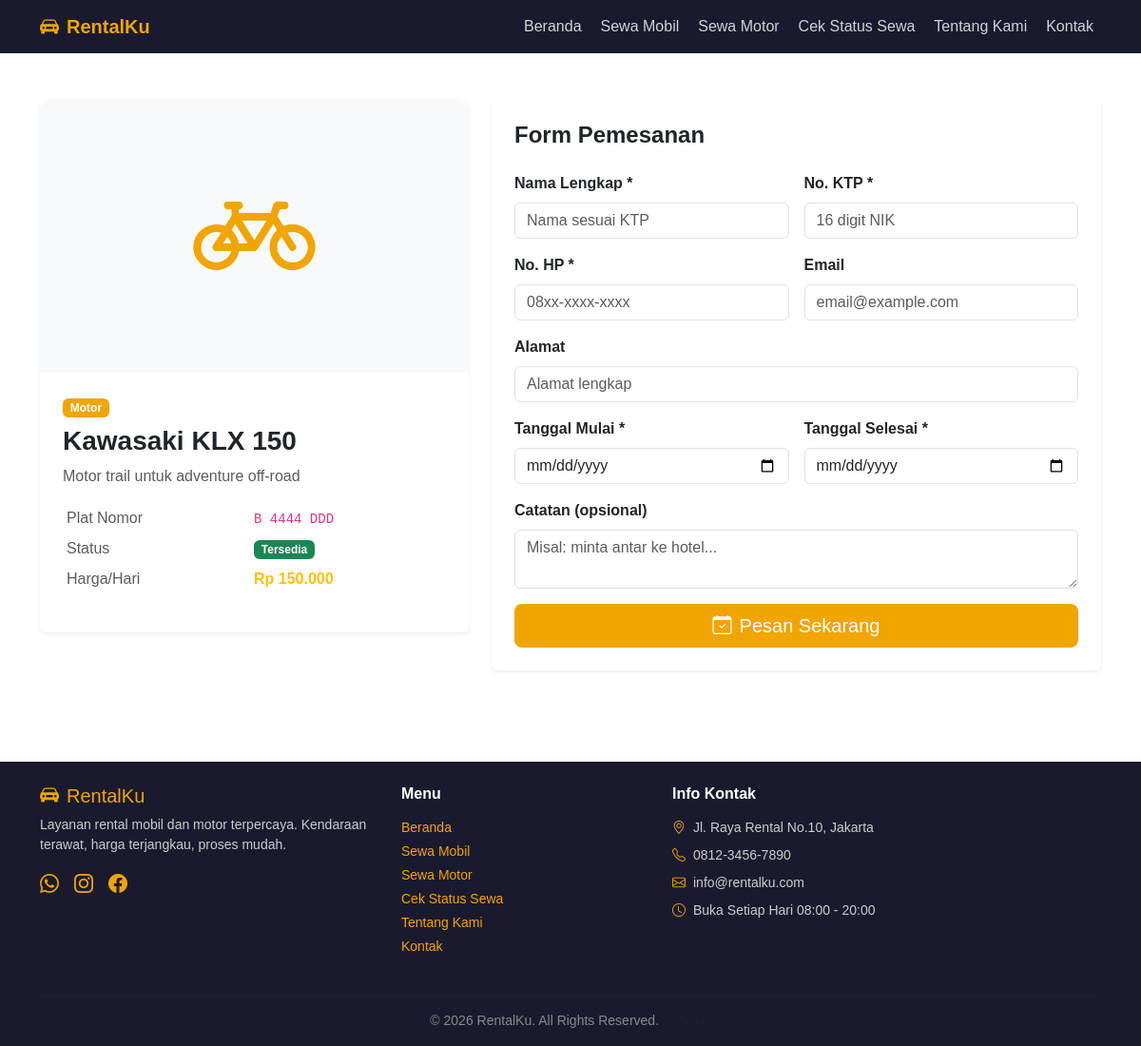
Screenshot of /frontend/detail.php?id=8 with the database file from the repository.
### tables this page shows
CREATE TABLE IF NOT EXISTS kendaraan (
    id INT AUTO_INCREMENT PRIMARY KEY,
    kategori_id INT,
    nama VARCHAR(100) NOT NULL,
    plat VARCHAR(20) NOT NULL,
    harga_per_hari DECIMAL(10,2) NOT NULL,
    stok INT DEFAULT 1,
    deskripsi TEXT,
    gambar VARCHAR(255) DEFAULT 'default.jpg',
    status ENUM('tersedia', 'disewa', 'maintenance') DEFAULT 'tersedia',
    created_at TIMESTAMP DEFAULT CURRENT_TIMESTAMP,
    FOREIGN KEY (kategori_id) REFERENCES kategori(id) ON DELETE SET NULL
);

CREATE TABLE IF NOT EXISTS kategori (
    id INT AUTO_INCREMENT PRIMARY KEY,
    nama VARCHAR(50) NOT NULL,
    deskripsi TEXT,
    created_at TIMESTAMP DEFAULT CURRENT_TIMESTAMP
);

### frontend/detail.php (the view, shortened to what this page needs)
<?php
require_once 'includes/db.php';
$id = isset($_GET['id']) ? (int)$_GET['id'] : 0;
$kendaraan = $conn->query("
    SELECT k.*, kt.nama as nama_kategori
    FROM kendaraan k
    LEFT JOIN kategori kt ON k.kategori_id = kt.id
    WHERE k.id = $id
")->fetch_assoc();
?>
<?php include 'includes/header.php'; ?>
<div class="container py-5">
    <div class="row g-4">
        <div class="col-md-5">
            <div class="card border-0 shadow-sm">
                <div class="text-center py-5" style="background:#f8f9fa; border-radius:12px 12px 0 0;">
                    <?php $icon = ($kendaraan['nama_kategori']=='Mobil') ? 'bi-car-front-fill' : 'bi-bicycle'; ?>
                    <i class="bi <?= $icon ?>" style="font-size:8rem; color:#f0a500;"></i>
                </div>
                <div class="card-body p-4">
                    <span class="badge mb-2" style="background:#f0a500;"><?= $kendaraan['nama_kategori'] ?></span>
                    <h3 class="fw-bold"><?= htmlspecialchars($kendaraan['nama']) ?></h3>
                    <p class="text-muted"><?= htmlspecialchars($kendaraan['deskripsi']) ?></p>
                    <table class="table table-borderless table-sm">
                        <tr><td class="text-muted">Plat Nomor</td><td><code><?= $kendaraan['plat'] ?></code></td></tr>
                        <tr><td class="text-muted">Status</td><td><span class="badge bg-success"><?= ucfirst($kendaraan['status']) ?></span></td></tr>
                        <tr><td class="text-muted">Harga/Hari</td><td class="fw-bold text-warning">Rp <?= number_format($kendaraan['harga_per_hari'], 0, ',', '.') ?></td></tr>
                    </table>
                </div>
            </div>
        </div>
        <div class="col-md-7">
            <div class="card border-0 shadow-sm p-4">
                <h4 class="fw-bold mb-4">Form Pemesanan</h4>
                <form method="POST">
                    <div class="row g-3">
                        <div class="col-md-6">
                            <label class="form-label fw-semibold">Nama Lengkap *</label>
                            <input type="text" name="nama" class="form-control" required placeholder="Nama sesuai KTP">
                        </div>
                        <div class="col-md-6">
                            <label class="form-label fw-semibold">No. KTP *</label>
                            <input type="text" name="no_ktp" class="form-control" required placeholder="16 digit NIK">
                        </div>
                        <div class="col-md-6">
                            <label class="form-label fw-semibold">No. HP *</label>
                            <input type="text" name="no_hp" class="form-control" required placeholder="08xx-xxxx-xxxx">
                        </div>
                        <div class="col-md-6">
                            <label class="form-label fw-semibold">Email</label>
                            <input type="email" name="email" class="form-control" placeholder="email@example.com">
                        </div>
                        <div class="col-12">
                            <label class="form-label fw-semibold">Alamat</label>
                            <input type="text" name="alamat" class="form-control" placeholder="Alamat lengkap">
                        </div>
                        <div class="col-md-6">
                            <label class="form-label fw-semibold">Tanggal Mulai *</label>
                            <input type="date" name="tgl_mulai" class="form-control" required
                                   min="<?= date('Y-m-d') ?>" id="tglMulai" onchange="hitungTotal()">
                        </div>
                        <div class="col-md-6">
                            <label class="form-label fw-semibold">Tanggal Selesai *</label>
                            <input type="date" name="tgl_selesai" class="form-control" required
                                   min="<?= date('Y-m-d', strtotime('+1 day')) ?>" id="tglSelesai" onchange="hitungTotal()">
                        </div>
                        <div class="col-12">
                            <label class="form-label fw-semibold">Catatan (opsional)</label>
                            <textarea name="catatan" class="form-control" rows="2" placeholder="Misal: minta antar ke hotel..."></textarea>
                        </div>
                    </div>
                    <button type="submit" class="btn btn-orange btn-lg w-100 mt-3">
                        <i class="bi bi-calendar-check me-2"></i>Pesan Sekarang
                    </button>
                </form>
            </div>
        </div>
    </div>
</div>
<?php include 'includes/footer.php'; ?>

### frontend/includes/header.php (style rules this page uses)
body { font-family: sans-serif; color: #333; }
.btn-orange { background: #f0a500; color: #fff; border: none; }

### rows the page displays
kendaraan: kategori.nama "Motor", nama "Kawasaki KLX 150", deskripsi "Motor trail untuk adventure off-road", plat "B 4444 DDD", status "Tersedia", harga_per_hari "150.000"
